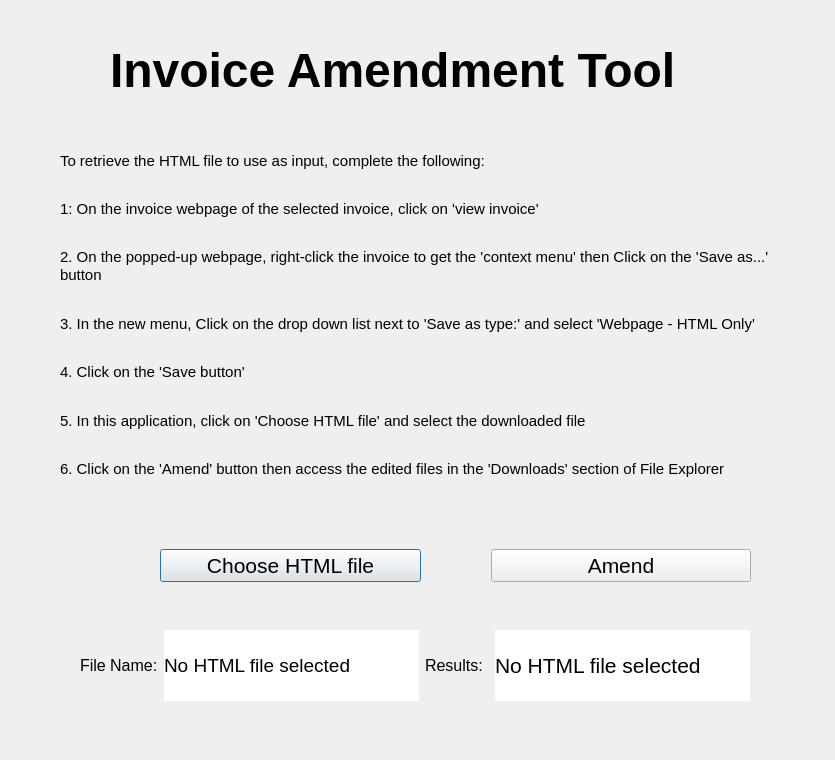
<?xml version="1.0" encoding="UTF-8"?>
<ui version="4.0">
 <class>Dialog</class>
 <widget class="QDialog" name="Dialog">
  <property name="geometry">
   <rect>
    <x>0</x>
    <y>0</y>
    <width>835</width>
    <height>760</height>
   </rect>
  </property>
  <property name="font">
   <font>
    <pointsize>16</pointsize>
   </font>
  </property>
  <property name="windowTitle">
   <string>Dialog</string>
  </property>
  <property name="autoFillBackground">
   <bool>false</bool>
  </property>
  <widget class="QLabel" name="label">
   <property name="geometry">
    <rect>
     <x>110</x>
     <y>30</y>
     <width>621</width>
     <height>81</height>
    </rect>
   </property>
   <property name="font">
    <font>
     <pointsize>36</pointsize>
     <weight>75</weight>
     <bold>true</bold>
    </font>
   </property>
   <property name="text">
    <string>Invoice Amendment Tool</string>
   </property>
  </widget>
  <widget class="QWidget" name="horizontalLayoutWidget">
   <property name="geometry">
    <rect>
     <x>80</x>
     <y>630</y>
     <width>670</width>
     <height>71</height>
    </rect>
   </property>
   <layout class="QHBoxLayout" name="horizontalLayout" stretch="1,4,1,4">
    <item>
     <widget class="QLabel" name="lblTitleFileName">
      <property name="font">
       <font>
        <pointsize>12</pointsize>
        <weight>50</weight>
        <bold>false</bold>
       </font>
      </property>
      <property name="text">
       <string>File Name:</string>
      </property>
     </widget>
    </item>
    <item>
     <widget class="QLabel" name="lblFileName">
      <property name="palette">
       <palette>
        <active>
         <colorrole role="Base">
          <brush brushstyle="SolidPattern">
           <color alpha="255">
            <red>255</red>
            <green>255</green>
            <blue>255</blue>
           </color>
          </brush>
         </colorrole>
         <colorrole role="Window">
          <brush brushstyle="SolidPattern">
           <color alpha="255">
            <red>255</red>
            <green>255</green>
            <blue>255</blue>
           </color>
          </brush>
         </colorrole>
        </active>
        <inactive>
         <colorrole role="Base">
          <brush brushstyle="SolidPattern">
           <color alpha="255">
            <red>255</red>
            <green>255</green>
            <blue>255</blue>
           </color>
          </brush>
         </colorrole>
         <colorrole role="Window">
          <brush brushstyle="SolidPattern">
           <color alpha="255">
            <red>255</red>
            <green>255</green>
            <blue>255</blue>
           </color>
          </brush>
         </colorrole>
        </inactive>
        <disabled>
         <colorrole role="Base">
          <brush brushstyle="SolidPattern">
           <color alpha="255">
            <red>255</red>
            <green>255</green>
            <blue>255</blue>
           </color>
          </brush>
         </colorrole>
         <colorrole role="Window">
          <brush brushstyle="SolidPattern">
           <color alpha="255">
            <red>255</red>
            <green>255</green>
            <blue>255</blue>
           </color>
          </brush>
         </colorrole>
        </disabled>
       </palette>
      </property>
      <property name="font">
       <font>
        <pointsize>14</pointsize>
        <weight>50</weight>
        <bold>false</bold>
       </font>
      </property>
      <property name="autoFillBackground">
       <bool>true</bool>
      </property>
      <property name="text">
       <string>No HTML file selected</string>
      </property>
     </widget>
    </item>
    <item>
     <widget class="QLabel" name="lblTitleFileName_2">
      <property name="font">
       <font>
        <pointsize>12</pointsize>
        <weight>50</weight>
        <bold>false</bold>
       </font>
      </property>
      <property name="text">
       <string>Results: </string>
      </property>
     </widget>
    </item>
    <item>
     <widget class="QLabel" name="lblResults">
      <property name="palette">
       <palette>
        <active>
         <colorrole role="Base">
          <brush brushstyle="SolidPattern">
           <color alpha="255">
            <red>255</red>
            <green>255</green>
            <blue>255</blue>
           </color>
          </brush>
         </colorrole>
         <colorrole role="Window">
          <brush brushstyle="SolidPattern">
           <color alpha="255">
            <red>255</red>
            <green>255</green>
            <blue>255</blue>
           </color>
          </brush>
         </colorrole>
        </active>
        <inactive>
         <colorrole role="Base">
          <brush brushstyle="SolidPattern">
           <color alpha="255">
            <red>255</red>
            <green>255</green>
            <blue>255</blue>
           </color>
          </brush>
         </colorrole>
         <colorrole role="Window">
          <brush brushstyle="SolidPattern">
           <color alpha="255">
            <red>255</red>
            <green>255</green>
            <blue>255</blue>
           </color>
          </brush>
         </colorrole>
        </inactive>
        <disabled>
         <colorrole role="Base">
          <brush brushstyle="SolidPattern">
           <color alpha="255">
            <red>255</red>
            <green>255</green>
            <blue>255</blue>
           </color>
          </brush>
         </colorrole>
         <colorrole role="Window">
          <brush brushstyle="SolidPattern">
           <color alpha="255">
            <red>255</red>
            <green>255</green>
            <blue>255</blue>
           </color>
          </brush>
         </colorrole>
        </disabled>
       </palette>
      </property>
      <property name="font">
       <font>
        <pointsize>16</pointsize>
        <weight>50</weight>
        <bold>false</bold>
       </font>
      </property>
      <property name="autoFillBackground">
       <bool>true</bool>
      </property>
      <property name="text">
       <string>No HTML file selected</string>
      </property>
      <property name="wordWrap">
       <bool>true</bool>
      </property>
     </widget>
    </item>
   </layout>
  </widget>
  <widget class="QWidget" name="horizontalLayoutWidget_2">
   <property name="geometry">
    <rect>
     <x>160</x>
     <y>510</y>
     <width>591</width>
     <height>111</height>
    </rect>
   </property>
   <layout class="QHBoxLayout" name="horizontalLayout_2">
    <property name="spacing">
     <number>70</number>
    </property>
    <property name="leftMargin">
     <number>0</number>
    </property>
    <item>
     <widget class="QPushButton" name="btnFindFile">
      <property name="autoFillBackground">
       <bool>false</bool>
      </property>
      <property name="text">
       <string>Choose HTML file</string>
      </property>
     </widget>
    </item>
    <item>
     <widget class="QPushButton" name="btnAmend">
      <property name="text">
       <string>Amend</string>
      </property>
     </widget>
    </item>
   </layout>
  </widget>
  <widget class="QWidget" name="gridLayoutWidget">
   <property name="geometry">
    <rect>
     <x>60</x>
     <y>130</y>
     <width>711</width>
     <height>371</height>
    </rect>
   </property>
   <layout class="QGridLayout" name="gridLayout">
    <item row="0" column="0">
     <widget class="QLabel" name="lblInstructions">
      <property name="font">
       <font>
        <pointsize>12</pointsize>
        <weight>50</weight>
        <bold>false</bold>
       </font>
      </property>
      <property name="layoutDirection">
       <enum>Qt::LeftToRight</enum>
      </property>
      <property name="text">
       <string>&lt;html&gt;&lt;head/&gt;&lt;body&gt;&lt;p&gt;&lt;span style=&quot; font-size:11pt;&quot;&gt;To retrieve the HTML file to use as input, complete the following:&lt;/span&gt;&lt;/p&gt;&lt;p&gt;&lt;span style=&quot; font-size:11pt;&quot;&gt;&lt;br/&gt;1: On the invoice webpage of the selected invoice, click on 'view invoice'&lt;br/&gt;&lt;/span&gt;&lt;/p&gt;&lt;p&gt;&lt;span style=&quot; font-size:11pt;&quot;&gt;2. On the popped-up webpage, right-click the invoice to get the 'context menu' then Click on the 'Save as...' button&lt;/span&gt;&lt;br/&gt;&lt;/p&gt;&lt;p&gt;&lt;span style=&quot; font-size:11pt;&quot;&gt;3. In the new menu, Click on the drop down list next to 'Save as type:' and select 'Webpage - HTML Only'&lt;/span&gt;&lt;br/&gt;&lt;/p&gt;&lt;p&gt;&lt;span style=&quot; font-size:11pt;&quot;&gt;4. Click on the 'Save button'&lt;/span&gt;&lt;/p&gt;&lt;p&gt;&lt;span style=&quot; font-size:11pt;&quot;&gt;&lt;br/&gt;5. In this application, click on 'Choose HTML file' and select the downloaded file&lt;/span&gt;&lt;br/&gt;&lt;/p&gt;&lt;p&gt;&lt;span style=&quot; font-size:11pt;&quot;&gt;6. Click on the 'Amend' button then access the edited files in the 'Downloads' section of File Explorer&lt;/span&gt;&lt;/p&gt;&lt;/body&gt;&lt;/html&gt;</string>
      </property>
      <property name="wordWrap">
       <bool>true</bool>
      </property>
     </widget>
    </item>
   </layout>
  </widget>
 </widget>
 <resources/>
 <connections/>
</ui>
